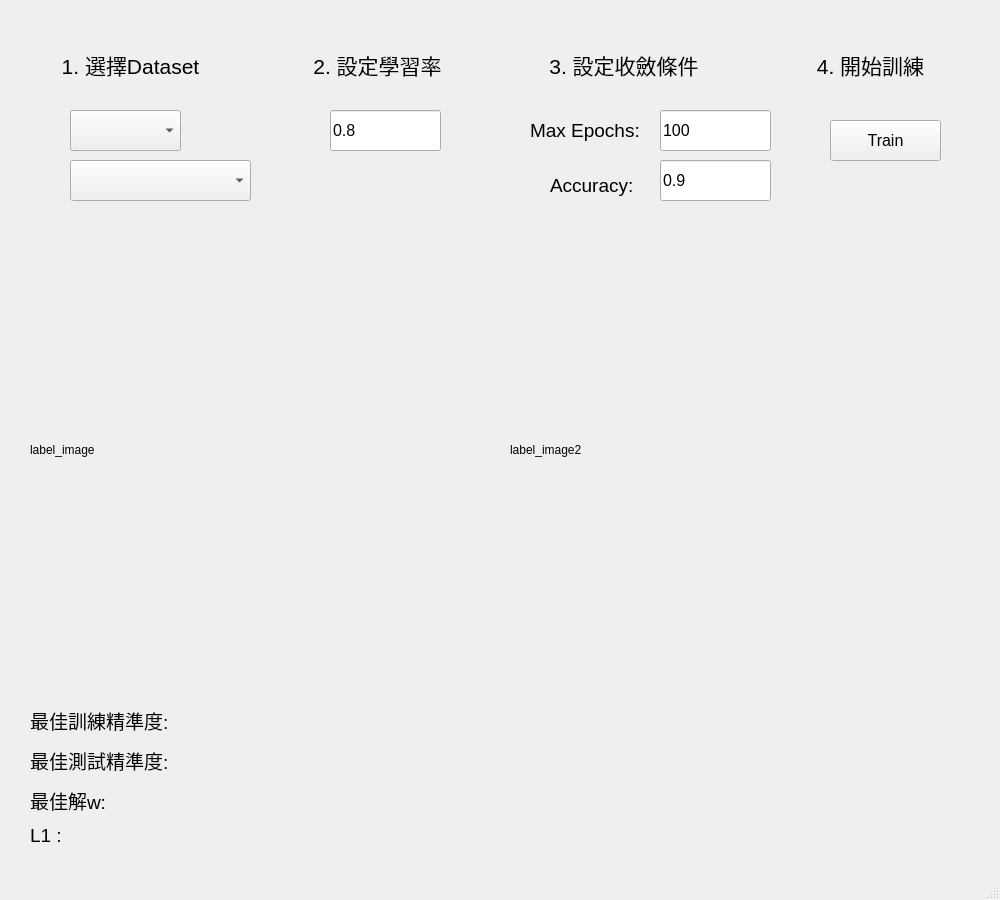
<?xml version="1.0" encoding="UTF-8"?>
<ui version="4.0">
 <class>MainWindows</class>
 <widget class="QMainWindow" name="MainWindows">
  <property name="windowModality">
   <enum>Qt::ApplicationModal</enum>
  </property>
  <property name="geometry">
   <rect>
    <x>0</x>
    <y>0</y>
    <width>1000</width>
    <height>900</height>
   </rect>
  </property>
  <property name="sizePolicy">
   <sizepolicy hsizetype="Preferred" vsizetype="Preferred">
    <horstretch>0</horstretch>
    <verstretch>0</verstretch>
   </sizepolicy>
  </property>
  <property name="minimumSize">
   <size>
    <width>1000</width>
    <height>900</height>
   </size>
  </property>
  <property name="maximumSize">
   <size>
    <width>1000</width>
    <height>900</height>
   </size>
  </property>
  <property name="windowTitle">
   <string>111類神經作業</string>
  </property>
  <property name="toolButtonStyle">
   <enum>Qt::ToolButtonTextBesideIcon</enum>
  </property>
  <widget class="QWidget" name="centralwidget">
   <widget class="QPushButton" name="Train_button">
    <property name="geometry">
     <rect>
      <x>830</x>
      <y>120</y>
      <width>111</width>
      <height>41</height>
     </rect>
    </property>
    <property name="font">
     <font>
      <pointsize>12</pointsize>
     </font>
    </property>
    <property name="text">
     <string>Train</string>
    </property>
   </widget>
   <widget class="QComboBox" name="comboBox">
    <property name="geometry">
     <rect>
      <x>70</x>
      <y>110</y>
      <width>111</width>
      <height>41</height>
     </rect>
    </property>
    <property name="font">
     <font>
      <pointsize>14</pointsize>
     </font>
    </property>
   </widget>
   <widget class="QWidget" name="horizontalLayoutWidget">
    <property name="geometry">
     <rect>
      <x>10</x>
      <y>19</y>
      <width>981</width>
      <height>91</height>
     </rect>
    </property>
    <layout class="QHBoxLayout" name="horizontalLayout">
     <property name="sizeConstraint">
      <enum>QLayout::SetDefaultConstraint</enum>
     </property>
     <item>
      <widget class="QLabel" name="label">
       <property name="font">
        <font>
         <pointsize>16</pointsize>
        </font>
       </property>
       <property name="layoutDirection">
        <enum>Qt::LeftToRight</enum>
       </property>
       <property name="autoFillBackground">
        <bool>false</bool>
       </property>
       <property name="text">
        <string>1. 選擇Dataset</string>
       </property>
       <property name="alignment">
        <set>Qt::AlignCenter</set>
       </property>
      </widget>
     </item>
     <item>
      <widget class="QLabel" name="label_2">
       <property name="font">
        <font>
         <pointsize>16</pointsize>
        </font>
       </property>
       <property name="layoutDirection">
        <enum>Qt::LeftToRight</enum>
       </property>
       <property name="text">
        <string>2. 設定學習率</string>
       </property>
       <property name="alignment">
        <set>Qt::AlignCenter</set>
       </property>
      </widget>
     </item>
     <item>
      <widget class="QLabel" name="label_3">
       <property name="font">
        <font>
         <pointsize>16</pointsize>
        </font>
       </property>
       <property name="layoutDirection">
        <enum>Qt::LeftToRight</enum>
       </property>
       <property name="text">
        <string>3. 設定收斂條件</string>
       </property>
       <property name="alignment">
        <set>Qt::AlignCenter</set>
       </property>
      </widget>
     </item>
     <item>
      <widget class="QLabel" name="label_4">
       <property name="font">
        <font>
         <pointsize>16</pointsize>
        </font>
       </property>
       <property name="layoutDirection">
        <enum>Qt::LeftToRight</enum>
       </property>
       <property name="autoFillBackground">
        <bool>false</bool>
       </property>
       <property name="text">
        <string>4. 開始訓練</string>
       </property>
       <property name="alignment">
        <set>Qt::AlignCenter</set>
       </property>
      </widget>
     </item>
    </layout>
   </widget>
   <widget class="QLabel" name="label_5">
    <property name="geometry">
     <rect>
      <x>530</x>
      <y>110</y>
      <width>131</width>
      <height>41</height>
     </rect>
    </property>
    <property name="font">
     <font>
      <pointsize>14</pointsize>
     </font>
    </property>
    <property name="text">
     <string>Max Epochs: </string>
    </property>
   </widget>
   <widget class="QLabel" name="label_6">
    <property name="geometry">
     <rect>
      <x>550</x>
      <y>160</y>
      <width>111</width>
      <height>51</height>
     </rect>
    </property>
    <property name="font">
     <font>
      <pointsize>14</pointsize>
     </font>
    </property>
    <property name="text">
     <string>Accuracy: </string>
    </property>
   </widget>
   <widget class="QLineEdit" name="lineEdit">
    <property name="geometry">
     <rect>
      <x>330</x>
      <y>110</y>
      <width>111</width>
      <height>41</height>
     </rect>
    </property>
    <property name="font">
     <font>
      <pointsize>12</pointsize>
     </font>
    </property>
    <property name="text">
     <string>0.8</string>
    </property>
   </widget>
   <widget class="QLineEdit" name="lineEdit_2">
    <property name="geometry">
     <rect>
      <x>660</x>
      <y>110</y>
      <width>111</width>
      <height>41</height>
     </rect>
    </property>
    <property name="font">
     <font>
      <pointsize>12</pointsize>
     </font>
    </property>
    <property name="text">
     <string>100</string>
    </property>
   </widget>
   <widget class="QLineEdit" name="lineEdit_3">
    <property name="geometry">
     <rect>
      <x>660</x>
      <y>160</y>
      <width>111</width>
      <height>41</height>
     </rect>
    </property>
    <property name="font">
     <font>
      <pointsize>12</pointsize>
     </font>
    </property>
    <property name="text">
     <string>0.9</string>
    </property>
   </widget>
   <widget class="QLabel" name="label_image">
    <property name="geometry">
     <rect>
      <x>30</x>
      <y>220</y>
      <width>460</width>
      <height>460</height>
     </rect>
    </property>
    <property name="text">
     <string>label_image</string>
    </property>
   </widget>
   <widget class="QLabel" name="label_Acc">
    <property name="geometry">
     <rect>
      <x>30</x>
      <y>700</y>
      <width>951</width>
      <height>41</height>
     </rect>
    </property>
    <property name="font">
     <font>
      <pointsize>14</pointsize>
     </font>
    </property>
    <property name="text">
     <string>最佳訓練精準度: </string>
    </property>
   </widget>
   <widget class="QLabel" name="label_w">
    <property name="geometry">
     <rect>
      <x>30</x>
      <y>780</y>
      <width>951</width>
      <height>41</height>
     </rect>
    </property>
    <property name="maximumSize">
     <size>
      <width>16777215</width>
      <height>16777213</height>
     </size>
    </property>
    <property name="font">
     <font>
      <pointsize>14</pointsize>
     </font>
    </property>
    <property name="text">
     <string>最佳解w:</string>
    </property>
   </widget>
   <widget class="QComboBox" name="comboBox_2">
    <property name="geometry">
     <rect>
      <x>70</x>
      <y>160</y>
      <width>181</width>
      <height>41</height>
     </rect>
    </property>
    <property name="font">
     <font>
      <pointsize>14</pointsize>
     </font>
    </property>
   </widget>
   <widget class="QLabel" name="label_Valid_Acc">
    <property name="geometry">
     <rect>
      <x>30</x>
      <y>740</y>
      <width>951</width>
      <height>41</height>
     </rect>
    </property>
    <property name="font">
     <font>
      <pointsize>14</pointsize>
     </font>
    </property>
    <property name="text">
     <string>最佳測試精準度:</string>
    </property>
   </widget>
   <widget class="QLabel" name="label_image2">
    <property name="geometry">
     <rect>
      <x>510</x>
      <y>220</y>
      <width>460</width>
      <height>460</height>
     </rect>
    </property>
    <property name="text">
     <string>label_image2</string>
    </property>
   </widget>
   <widget class="QLabel" name="label_L1">
    <property name="geometry">
     <rect>
      <x>30</x>
      <y>820</y>
      <width>931</width>
      <height>31</height>
     </rect>
    </property>
    <property name="font">
     <font>
      <pointsize>14</pointsize>
     </font>
    </property>
    <property name="text">
     <string>L1 : </string>
    </property>
   </widget>
  </widget>
  <widget class="QMenuBar" name="menubar">
   <property name="geometry">
    <rect>
     <x>0</x>
     <y>0</y>
     <width>1000</width>
     <height>25</height>
    </rect>
   </property>
  </widget>
  <widget class="QStatusBar" name="statusbar"/>
 </widget>
 <resources/>
 <connections/>
</ui>
